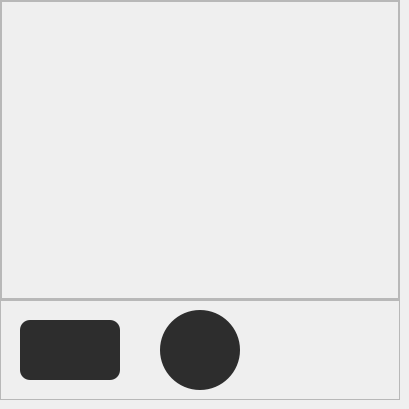
      <widget class="QWidget" name="page_chat">
       <widget class="QFrame" name="chat_frame">
        <property name="geometry">
         <rect>
          <x>0</x>
          <y>0</y>
          <width>400</width>
          <height>300</height>
         </rect>
        </property>
        <property name="maximumSize">
         <size>
          <width>400</width>
          <height>300</height>
         </size>
        </property>
        <property name="frameShape">
         <enum>QFrame::StyledPanel</enum>
        </property>
        <property name="frameShadow">
         <enum>QFrame::Raised</enum>
        </property>
        <layout class="QHBoxLayout" name="horizontalLayout_4">
         <property name="spacing">
          <number>0</number>
         </property>
         <property name="leftMargin">
          <number>0</number>
         </property>
         <property name="topMargin">
          <number>0</number>
         </property>
         <property name="rightMargin">
          <number>0</number>
         </property>
         <property name="bottomMargin">
          <number>0</number>
         </property>
         <item>
          <widget class="QScrollArea" name="chat_scroll_area">
           <property name="maximumSize">
            <size>
             <width>400</width>
             <height>300</height>
            </size>
           </property>
           <property name="styleSheet">
            <string notr="true">scrollArea{
	background-color:rgb(0,0,0);
}</string>
           </property>
           <property name="widgetResizable">
            <bool>true</bool>
           </property>
           <widget class="QWidget" name="chat_scroll_content">
            <property name="geometry">
             <rect>
              <x>0</x>
              <y>0</y>
              <width>396</width>
              <height>296</height>
             </rect>
            </property>
            <layout class="QHBoxLayout" name="horizontalLayout_5"/>
           </widget>
          </widget>
         </item>
        </layout>
       </widget>
       <widget class="QFrame" name="record_frame">
        <property name="geometry">
         <rect>
          <x>0</x>
          <y>300</y>
          <width>400</width>
          <height>100</height>
         </rect>
        </property>
        <property name="minimumSize">
         <size>
          <width>400</width>
          <height>100</height>
         </size>
        </property>
        <property name="maximumSize">
         <size>
          <width>400</width>
          <height>100</height>
         </size>
        </property>
        <property name="frameShape">
         <enum>QFrame::StyledPanel</enum>
        </property>
        <property name="frameShadow">
         <enum>QFrame::Raised</enum>
        </property>
        <widget class="QPushButton" name="record_btn">
         <property name="geometry">
          <rect>
           <x>160</x>
           <y>10</y>
           <width>80</width>
           <height>80</height>
          </rect>
         </property>
         <property name="minimumSize">
          <size>
           <width>80</width>
           <height>80</height>
          </size>
         </property>
         <property name="maximumSize">
          <size>
           <width>80</width>
           <height>80</height>
          </size>
         </property>
         <property name="palette">
          <palette>
           <active>
            <colorrole role="WindowText">
             <brush brushstyle="SolidPattern">
              <color alpha="255">
               <red>70</red>
               <green>227</green>
               <blue>162</blue>
              </color>
             </brush>
            </colorrole>
            <colorrole role="Button">
             <brush brushstyle="SolidPattern">
              <color alpha="255">
               <red>45</red>
               <green>45</green>
               <blue>45</blue>
              </color>
             </brush>
            </colorrole>
            <colorrole role="Text">
             <brush brushstyle="SolidPattern">
              <color alpha="255">
               <red>255</red>
               <green>255</green>
               <blue>255</blue>
              </color>
             </brush>
            </colorrole>
            <colorrole role="ButtonText">
             <brush brushstyle="SolidPattern">
              <color alpha="255">
               <red>255</red>
               <green>255</green>
               <blue>255</blue>
              </color>
             </brush>
            </colorrole>
            <colorrole role="Base">
             <brush brushstyle="SolidPattern">
              <color alpha="255">
               <red>45</red>
               <green>45</green>
               <blue>45</blue>
              </color>
             </brush>
            </colorrole>
            <colorrole role="Window">
             <brush brushstyle="SolidPattern">
              <color alpha="255">
               <red>45</red>
               <green>45</green>
               <blue>45</blue>
              </color>
             </brush>
            </colorrole>
           </active>
           <inactive>
            <colorrole role="WindowText">
             <brush brushstyle="SolidPattern">
              <color alpha="255">
               <red>70</red>
               <green>227</green>
               <blue>162</blue>
              </color>
             </brush>
            </colorrole>
            <colorrole role="Button">
             <brush brushstyle="SolidPattern">
              <color alpha="255">
               <red>45</red>
               <green>45</green>
               <blue>45</blue>
              </color>
             </brush>
            </colorrole>
            <colorrole role="Text">
             <brush brushstyle="SolidPattern">
              <color alpha="255">
               <red>255</red>
               <green>255</green>
               <blue>255</blue>
              </color>
             </brush>
            </colorrole>
            <colorrole role="ButtonText">
             <brush brushstyle="SolidPattern">
              <color alpha="255">
               <red>255</red>
               <green>255</green>
               <blue>255</blue>
              </color>
             </brush>
            </colorrole>
            <colorrole role="Base">
             <brush brushstyle="SolidPattern">
              <color alpha="255">
               <red>45</red>
               <green>45</green>
               <blue>45</blue>
              </color>
             </brush>
            </colorrole>
            <colorrole role="Window">
             <brush brushstyle="SolidPattern">
              <color alpha="255">
               <red>45</red>
               <green>45</green>
               <blue>45</blue>
              </color>
             </brush>
            </colorrole>
           </inactive>
           <disabled>
            <colorrole role="WindowText">
             <brush brushstyle="SolidPattern">
              <color alpha="255">
               <red>255</red>
               <green>255</green>
               <blue>255</blue>
              </color>
             </brush>
            </colorrole>
            <colorrole role="Button">
             <brush brushstyle="SolidPattern">
              <color alpha="255">
               <red>45</red>
               <green>45</green>
               <blue>45</blue>
              </color>
             </brush>
            </colorrole>
            <colorrole role="Text">
             <brush brushstyle="SolidPattern">
              <color alpha="255">
               <red>255</red>
               <green>255</green>
               <blue>255</blue>
              </color>
             </brush>
            </colorrole>
            <colorrole role="ButtonText">
             <brush brushstyle="SolidPattern">
              <color alpha="255">
               <red>255</red>
               <green>255</green>
               <blue>255</blue>
              </color>
             </brush>
            </colorrole>
            <colorrole role="Base">
             <brush brushstyle="SolidPattern">
              <color alpha="255">
               <red>45</red>
               <green>45</green>
               <blue>45</blue>
              </color>
             </brush>
            </colorrole>
            <colorrole role="Window">
             <brush brushstyle="SolidPattern">
              <color alpha="255">
               <red>45</red>
               <green>45</green>
               <blue>45</blue>
              </color>
             </brush>
            </colorrole>
           </disabled>
          </palette>
         </property>
         <property name="font">
          <font>
           <family>Yu Gothic UI</family>
           <pointsize>15</pointsize>
           <weight>50</weight>
           <italic>false</italic>
           <bold>false</bold>
          </font>
         </property>
         <property name="styleSheet">
          <string notr="true">/* 默认状态 */
QPushButton {
    background-color: rgb(45,45,45);
    border: none;
    padding: 10px 20px;
    border-radius: 40px;/* 设置圆角半径 */
	qproperty-icon: url(:/voice/300ppi/voice_w.png)
}

/* 悬停状态 */
QPushButton:hover {
    background-color: rgb(70, 227, 162);
	qproperty-icon: url(:/voice/300ppi/voice_b.png)
}

/* 按下状态 */
QPushButton:pressed {
    background-color: rgb(62, 204, 145);
	qproperty-icon: url(:/voice/300ppi/voice_b.png)
}
</string>
         </property>
         <property name="text">
          <string/>
         </property>
         <property name="iconSize">
          <size>
           <width>50</width>
           <height>50</height>
          </size>
         </property>
        </widget>
        <widget class="QPushButton" name="return_btn2">
         <property name="geometry">
          <rect>
           <x>20</x>
           <y>20</y>
           <width>100</width>
           <height>60</height>
          </rect>
         </property>
         <property name="minimumSize">
          <size>
           <width>100</width>
           <height>60</height>
          </size>
         </property>
         <property name="maximumSize">
          <size>
           <width>100</width>
           <height>60</height>
          </size>
         </property>
         <property name="palette">
          <palette>
           <active>
            <colorrole role="WindowText">
             <brush brushstyle="SolidPattern">
              <color alpha="255">
               <red>255</red>
               <green>255</green>
               <blue>255</blue>
              </color>
             </brush>
            </colorrole>
            <colorrole role="Button">
             <brush brushstyle="SolidPattern">
              <color alpha="255">
               <red>45</red>
               <green>45</green>
               <blue>45</blue>
              </color>
             </brush>
            </colorrole>
            <colorrole role="Text">
             <brush brushstyle="SolidPattern">
              <color alpha="255">
               <red>255</red>
               <green>255</green>
               <blue>255</blue>
              </color>
             </brush>
            </colorrole>
            <colorrole role="ButtonText">
             <brush brushstyle="SolidPattern">
              <color alpha="255">
               <red>255</red>
               <green>255</green>
               <blue>255</blue>
              </color>
             </brush>
            </colorrole>
            <colorrole role="Base">
             <brush brushstyle="SolidPattern">
              <color alpha="255">
               <red>45</red>
               <green>45</green>
               <blue>45</blue>
              </color>
             </brush>
            </colorrole>
            <colorrole role="Window">
             <brush brushstyle="SolidPattern">
              <color alpha="255">
               <red>45</red>
               <green>45</green>
               <blue>45</blue>
              </color>
             </brush>
            </colorrole>
           </active>
           <inactive>
            <colorrole role="WindowText">
             <brush brushstyle="SolidPattern">
              <color alpha="255">
               <red>255</red>
               <green>255</green>
               <blue>255</blue>
              </color>
             </brush>
            </colorrole>
            <colorrole role="Button">
             <brush brushstyle="SolidPattern">
              <color alpha="255">
               <red>45</red>
               <green>45</green>
               <blue>45</blue>
              </color>
             </brush>
            </colorrole>
            <colorrole role="Text">
             <brush brushstyle="SolidPattern">
              <color alpha="255">
               <red>255</red>
               <green>255</green>
               <blue>255</blue>
              </color>
             </brush>
            </colorrole>
            <colorrole role="ButtonText">
             <brush brushstyle="SolidPattern">
              <color alpha="255">
               <red>255</red>
               <green>255</green>
               <blue>255</blue>
              </color>
             </brush>
            </colorrole>
            <colorrole role="Base">
             <brush brushstyle="SolidPattern">
              <color alpha="255">
               <red>45</red>
               <green>45</green>
               <blue>45</blue>
              </color>
             </brush>
            </colorrole>
            <colorrole role="Window">
             <brush brushstyle="SolidPattern">
              <color alpha="255">
               <red>45</red>
               <green>45</green>
               <blue>45</blue>
              </color>
             </brush>
            </colorrole>
           </inactive>
           <disabled>
            <colorrole role="WindowText">
             <brush brushstyle="SolidPattern">
              <color alpha="255">
               <red>255</red>
               <green>255</green>
               <blue>255</blue>
              </color>
             </brush>
            </colorrole>
            <colorrole role="Button">
             <brush brushstyle="SolidPattern">
              <color alpha="255">
               <red>45</red>
               <green>45</green>
               <blue>45</blue>
              </color>
             </brush>
            </colorrole>
            <colorrole role="Text">
             <brush brushstyle="SolidPattern">
              <color alpha="255">
               <red>255</red>
               <green>255</green>
               <blue>255</blue>
              </color>
             </brush>
            </colorrole>
            <colorrole role="ButtonText">
             <brush brushstyle="SolidPattern">
              <color alpha="255">
               <red>255</red>
               <green>255</green>
               <blue>255</blue>
              </color>
             </brush>
            </colorrole>
            <colorrole role="Base">
             <brush brushstyle="SolidPattern">
              <color alpha="255">
               <red>45</red>
               <green>45</green>
               <blue>45</blue>
              </color>
             </brush>
            </colorrole>
            <colorrole role="Window">
             <brush brushstyle="SolidPattern">
              <color alpha="255">
               <red>45</red>
               <green>45</green>
               <blue>45</blue>
              </color>
             </brush>
            </colorrole>
           </disabled>
          </palette>
         </property>
         <property name="font">
          <font>
           <family>Segoe UI</family>
           <pointsize>15</pointsize>
           <weight>50</weight>
           <italic>false</italic>
           <bold>false</bold>
          </font>
         </property>
         <property name="styleSheet">
          <string notr="true">/* 默认状态 */
QPushButton {
    background-color: rgb(45,45,45);
    border: none;
    color:rgb(255,255,255);
	font: 15pt &quot;Segoe UI&quot;;
    border-radius: 10px;/* 设置圆角半径 */
	qproperty-icon:url(:/return/300ppi/return_w.png)
}


/* 悬停状态 */
QPushButton:hover {
    background-color: rgb(70, 227, 162);
	qproperty-icon: url(:/dia/300ppi/dia_b.png)
}

/* 按下状态 */
QPushButton:pressed {
    background-color: rgb(62, 204, 145);
	qproperty-icon: url(:/dia/300ppi/dia_b.png)
}</string>
         </property>
         <property name="text">
          <string/>
         </property>
         <property name="iconSize">
          <size>
           <width>40</width>
           <height>40</height>
          </size>
         </property>
        </widget>
       </widget>
      </widget>
